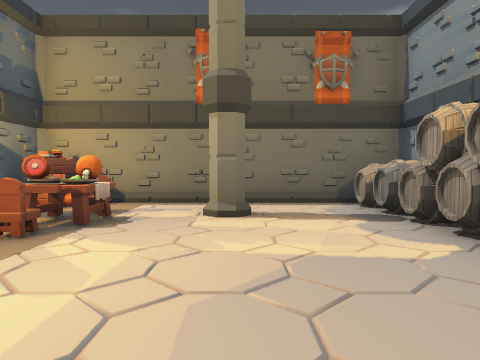
view 1 (above)

14 first-person views from a walk through a Godot game level. The camera is 1.5 m above the floor, tilts 2° down and sees 70° across. The floor is counted in squares, 2 m on a side. Each view is taken from the middle of a square. On the plan, view 1 faces up. The plan holds only what a view shows up to about 11 squares ahead; the rest is blank. The place goes on beyond the plan. Some surface patterns are stand-ins.

view 2
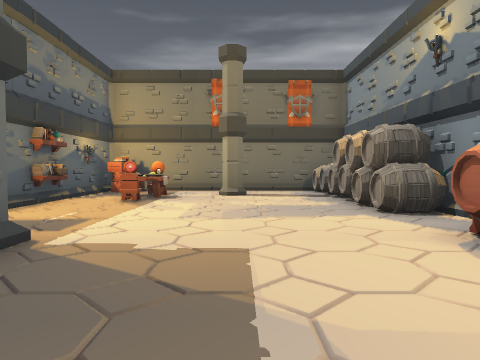

view 3
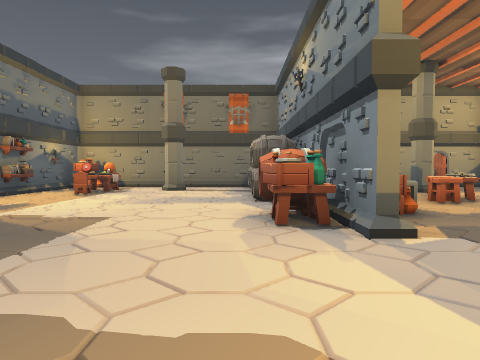

view 4
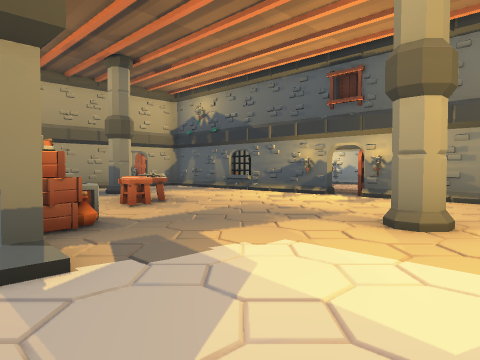

view 5
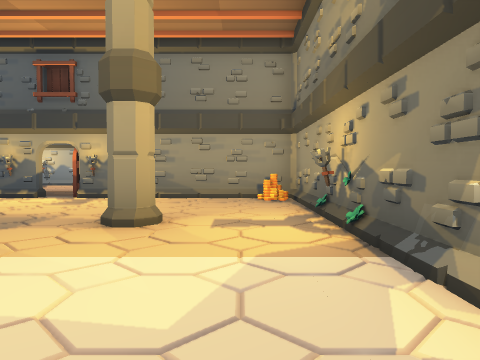

view 6
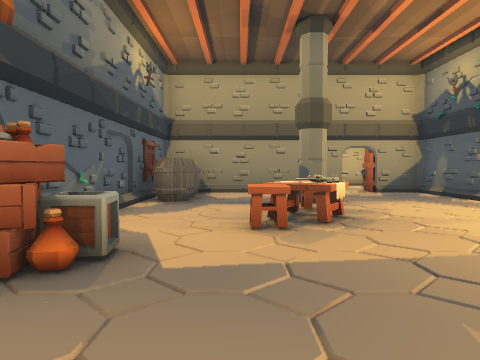

view 7
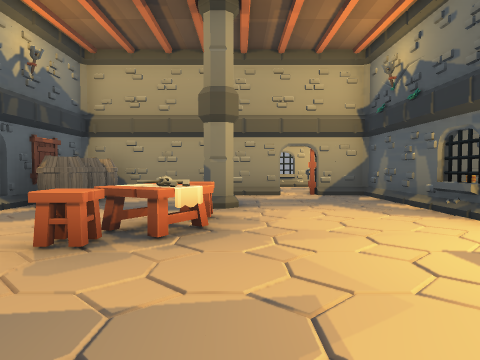

view 8
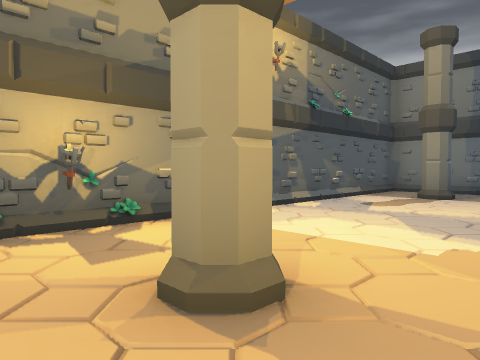

view 9
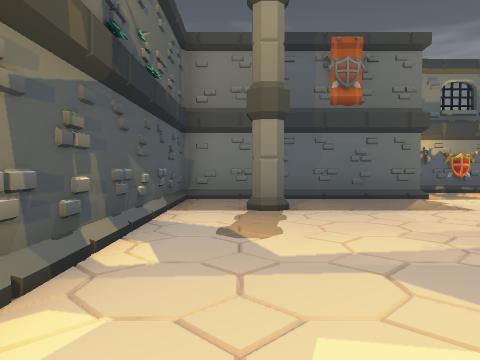

view 10
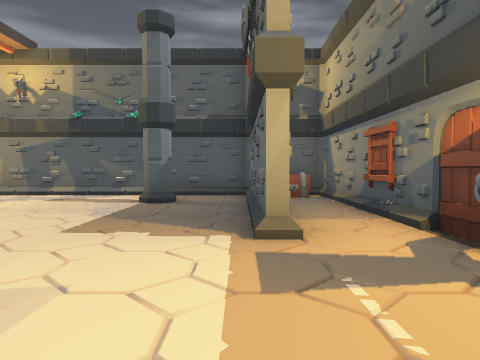

view 11
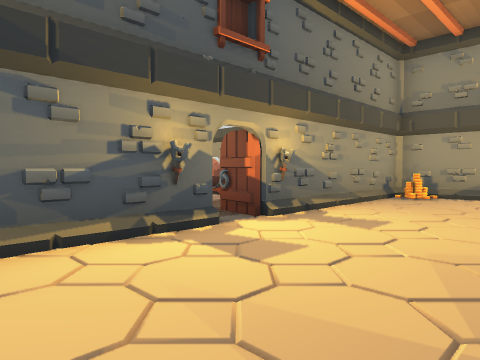

view 12
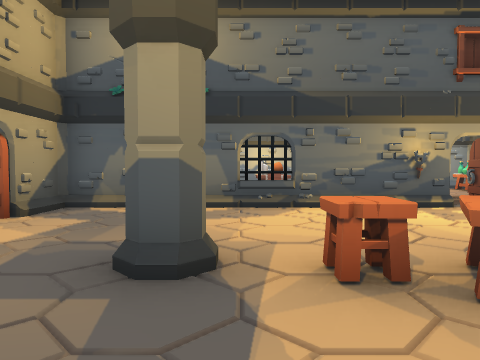

view 13
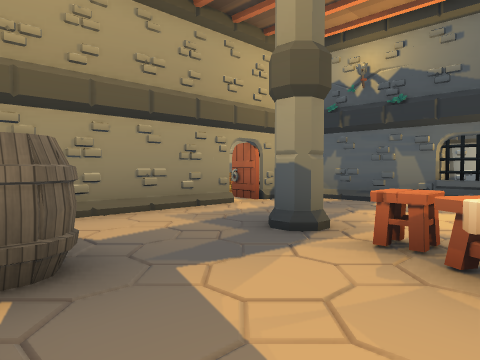

view 14
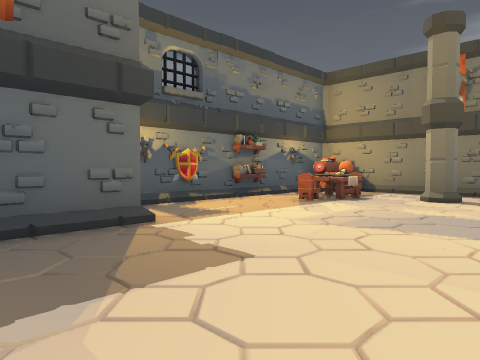

### Floor plan
Points are (right, up) in squares from view 1. A wall is a line through its corners. A room is listed if a view was taken in it or the views show most of it. See-through windows are left out.
Room 1 (views 1, 2, 3, 4, 5, 6, 7, 8, 9, 10, 11, 12, 13, 14)
walls: (2.4, -0.8) (2.4, -0.1); (3, -1.7) (2.4, -1.8); (2.4, -1.7) (2.3, -1.2); (3.8, -2.3) (3.5, -2.3) (3.5, -1.2); (-2.3, -0.6) (-2.3, -6.4) (11.5, -6.4) (11.5, -0.8); (2.5, 7.4) (-2.5, 7.4); (-4.3, -0.6) (-4.3, -6.4) (-3.4, -6.4); (-4.1, 3.5) (-4, 3); (-4, 3.9) (-4.4, 1.7); (-4, 4) (-4, 3); (-4, 4.1) (-3.9, 2.9); (6.7, -6.2) (7.8, -6.4); (6.6, -6.5) (8, -6.2); (11.5, 0) (11.5, 7.4) (9.9, 7.4); (9.1, 7.4) (5.5, 7.4); (11.7, 3.3) (11.4, 3.9); (-4.3, 6.5) (-4.3, 1.6)
low walls: (3.2, -1.7) (2.4, -1.7) (2.4, -1); (3, -1.8) (3, -1)
ways out: gap at (12, 0)
objects: torch (-4, 0) to (-4, 1); crate (-4, 6) to (-3, 7); chest (-3, -6); table (-3, 5) to (-2, 5); chair (-2, 4); chair (-2, 6); pillar (0, -5); pillar (0, 5); barrel (3, 1); barrel (3, 2); barrel (3, 3); barrel (3, 4); barrel (3, 5); barrel (3, 6) to (3, 7); crate (4, -1) to (5, 0); barrel (4, 5) to (5, 5); barrel (4, 6); barrel (4, 6) to (5, 7); table (6, 1); table (6, 2) to (7, 2); table (7, 3); torch (8, -6); pillar (8, -4); pillar (8, 5); coin (11, -6); torch (11, -1); torch (11, 1)

Positions as (right, up) in squares from view 1, and headings:
1: (0, 0), facing up
2: (0, -4), facing up
3: (2, -6), facing up
4: (3, -5), facing up-right
5: (3, -5), facing right
6: (6, -3), facing up
7: (8, -2), facing up
8: (9, -2), facing down-left
9: (6, -5), facing left
10: (-2, 3), facing down
11: (8, 3), facing down-right
12: (5, 4), facing right
13: (4, 2), facing up-right
14: (2, -3), facing up-left
